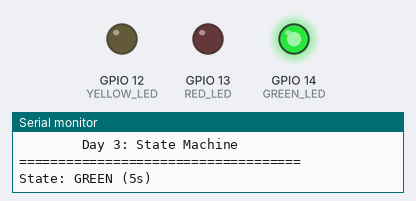
The sketch below on a simulated ESP32. On the bench: output pins drawn as LEDs (lit = HIGH), the last lines printed to the serial monitor.

Above: at 3.5 s.
At 7.0 s:
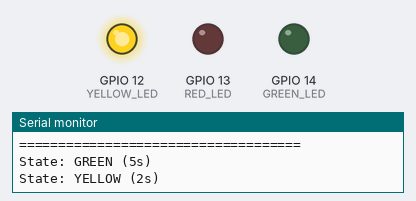
At 10.5 s:
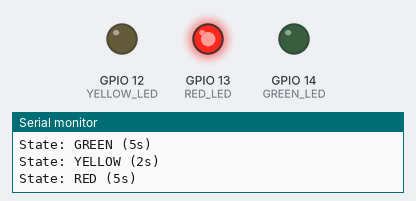
Timing chart, 0 to 16.6 s (numbered marks = the images above):
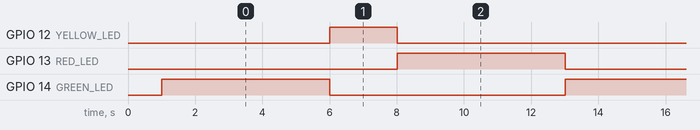

The sketch:

sketch.ino
```cpp
/*
 * TAZROUT IoT Irrigation System - ESP32 Module
 * Day 3: Traffic Light State Machine - Part 1
 *
 * Developer: KHENFRI Moussa
 * Date: February 3, 2026
 * Week: 1 - ESP32 Fundamentals
 * Project: TAZROUT IoT Irrigation System
 *
 * Learning Objectives:
 * - Understand and implement state machine design pattern
 * - Use millis() for non-blocking timing
 * - Control multiple outputs independently
 * - Implement smooth state transitions
 *
 * Hardware:
 * - ESP32 DevKit v1
 * - Green LED on GPIO 14
 * - Yellow LED on GPIO 12
 * - Red LED on GPIO 13
 * - 3x 220 ohm resistors
 *
 * TAZROUT Integration:
 * - State machine → Irrigation states (IDLE, EVALUATING, WATERING, COOLDOWN)
 * - Non-blocking timing → Read sensors while controlling pump
 * - Pattern directly applicable to Week 5
 */

// Pin definitions
const int GREEN_LED = 14;
const int YELLOW_LED = 12;
const int RED_LED = 13;

// Define states using enum
enum TrafficLightState {
  STATE_GREEN,
  STATE_YELLOW,
  STATE_RED
};

// Current state variable
TrafficLightState currentState = STATE_GREEN;

// Timing variables
unsigned long previousMillis = 0;
unsigned long stateDuration = 0;

// State durations (in milliseconds)
const unsigned long GREEN_DURATION = 5000;   // 5 seconds
const unsigned long YELLOW_DURATION = 2000;  // 2 seconds
const unsigned long RED_DURATION = 5000;     // 5 seconds

void setup() {
  // Initialize LED pins
  pinMode(GREEN_LED, OUTPUT);
  pinMode(YELLOW_LED, OUTPUT);
  pinMode(RED_LED, OUTPUT);

  // Initialize Serial
  Serial.begin(115200);
  delay(1000);

  Serial.println("====================================");
  Serial.println("  TAZROUT - Traffic Light System  ");
  Serial.println("        Day 3: State Machine       ");
  Serial.println("====================================\n");

  // Start in GREEN state
  changeState(STATE_GREEN);
}

void loop() {
  // Update state machine
  updateStateMachine();

  // Loop runs continuously - not blocked by delays!
  // Could add sensor reading here (Week 2)
  // Could check WiFi here (Week 3)
  // Could process MQTT here (Week 4)
}

void changeState(TrafficLightState newState) {
  // Turn off all LEDs first
  digitalWrite(GREEN_LED, LOW);
  digitalWrite(YELLOW_LED, LOW);
  digitalWrite(RED_LED, LOW);

  // Update current state
  currentState = newState;
  previousMillis = millis();  // Reset timer

  // Turn on appropriate LED and set duration
  switch (currentState) {
    case STATE_GREEN:
      digitalWrite(GREEN_LED, HIGH);
      stateDuration = GREEN_DURATION;
      Serial.println("State: GREEN (5s)");
      break;

    case STATE_YELLOW:
      digitalWrite(YELLOW_LED, HIGH);
      stateDuration = YELLOW_DURATION;
      Serial.println("State: YELLOW (2s)");
      break;

    case STATE_RED:
      digitalWrite(RED_LED, HIGH);
      stateDuration = RED_DURATION;
      Serial.println("State: RED (5s)");
      break;
  }
}

void updateStateMachine() {
  unsigned long currentMillis = millis();

  // Check if enough time has passed in current state
  if (currentMillis - previousMillis >= stateDuration) {
    // Time to change state!

    switch (currentState) {
      case STATE_GREEN:
        changeState(STATE_YELLOW);  // GREEN -> YELLOW
        break;

      case STATE_YELLOW:
        changeState(STATE_RED);     // YELLOW -> RED
        break;

      case STATE_RED:
        changeState(STATE_GREEN);   // RED -> GREEN
        break;
    }
  }
}
```

Measured:
- by itself, GPIO 12 (YELLOW_LED): alternates HIGH for 2.0 s and LOW for 10.0 s
- by itself, GPIO 13 (RED_LED), GPIO 14 (GREEN_LED): alternates HIGH for 5.0 s and LOW for 7.0 s
- by itself, everything shown: repeats every 12.0 s, in 3 steps
